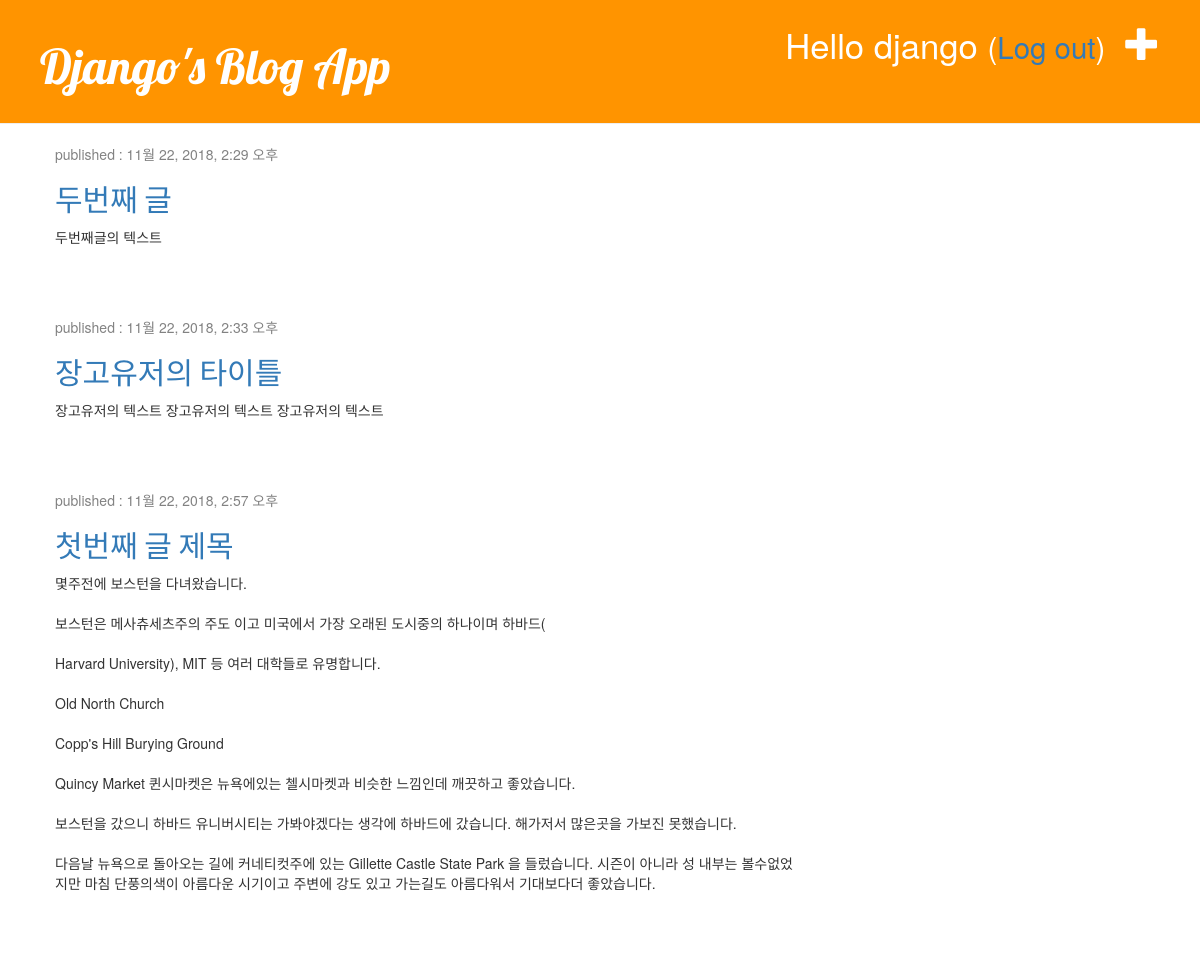
Screenshot of / (signed in) with the database file from the repository.
### blog/models.py (models this page shows, shortened)
class Post(models.Model):
    author = models.ForeignKey('auth.User',on_delete=models.CASCADE)
    title = models.CharField(max_length=200,validators=[min_length_3_validator])
    text = models.TextField()
    created_date = models.DateTimeField(default=timezone.now())
    published_date = models.DateTimeField(blank=True,null=True)

### blog/views.py (the view)
# urls.py: url(r'^$',views.post_list,name='post_list'),
def post_list(request):
    posts = Post.objects.filter(published_date__lte=timezone.now()).\
        order_by('published_date')
    return render(request,'blog/post_list.html',{'posts_key':posts})

### blog/templates/blog/post_list.html
{% extends 'blog/base.html' %}
{% block content %}
    {% for post in posts_key %}
        <div class="post">
            <p class="date">published : {{post.published_date}}</p>
            <h2><a href="{% url 'post_detail' pk=post.pk %}">{{post.title}}</a></h2>
            <p>
                {{post.text|linebreaksbr}}
            </p>
        </div>
    {% empty %}
        <p>게시글이 존재하지 않습니다.</p>
    {% endfor %}
{% endblock %}

### blog/templates/blog/base.html (shortened to what this page needs)
<!DOCTYPE html>
{% load static %}
<html lang="en">
<head>
    <link rel="stylesheet" href="//maxcdn.bootstrapcdn.com/bootstrap/3.2.0/css/bootstrap.min.css">
    <link rel="stylesheet" href="//maxcdn.bootstrapcdn.com/bootstrap/3.2.0/css/bootstrap-theme.min.css">
    <link rel="stylesheet" href="{% static 'css/blog.css' %}">
</head>
<body>
<div class="page-header">
    {% if user.is_authenticated %}
        <a href="{% url 'post_new' %}" class="top-menu">
        <span class="glyphicon glyphicon-plus"></span></a>
        <p class="top-menu">Hello {{ user.username }}
            <small>(<a href="{% url 'logout' %}?next={{request.path}}">Log out</a>)</small></p>
    {% else %}
        <a href="{% url 'login' %}" class="top-menu">
        <span class="glyphicon glyphicon-lock"></span></a>
    {% endif %}
    <h1><a href="/">Django's Blog App</a></h1>
</div>
<div class="content container">
    <div class="row">
        <div class="col-md-8">
            {% block content %}
            {% endblock %}
        </div>
    </div>
</div>
</body>
</html>

### blog/static/css/blog.css (style rules this page uses)
.page-header { background-color: #ff9400; margin-top: 0; padding: 20px 20px 20px 40px; }
.page-header h1, .page-header h1 a, .page-header h1 a:visited, .page-header h1 a:active { color: #ffffff; font-size: 36pt; text-decoration: none; }
.content { margin-left: 40px; }
h1, h2, h3, h4 { font-family: 'Lobster', cursive; }
.date { color: #828282; }
.top-menu, .top-menu:hover, .top-menu:visited { color: #ffffff; float: right; font-size: 26pt; margin-right: 20px; }
.post { margin-bottom: 70px; }

### rows the page displays
Post: published_date "11월 22, 2018, 2:29 오후", title "두번째 글", text "두번째글의 텍스트"
Post: published_date "11월 22, 2018, 2:33 오후", title "장고유저의 타이틀", text "장고유저의 텍스트 장고유저의 텍스트 장고유저의 텍스트"
Post: published_date "11월 22, 2018, 2:57 오후", title "첫번째 글 제목", text "몇주전에 보스턴을 다녀왔습니다. 보스턴은 메사츄세츠주의 주도 이고 미국에서 가장 오래된 도시중의 하나이며 하바드( Harvard University), MIT 등 여러 대학들로 유명합니다. Old North Church Copp's Hill Burying Ground Quincy Market 퀸시마켓은 뉴욕에있는 첼시마켓과 비슷한 느낌인데 깨끗하고 좋았습니다. 보스턴을 갔으니 하바드 유니버시티는 가봐야겠다는 생각에 하바드에 갔습니다. 해가저서 많은곳을 가보진 못했습니다. 다음날 뉴욕으로 돌아오는 길에 커네티컷주에 있는 Gillette Castle State Park 을 들렀습니다. 시즌이 아니라 성 내부는 볼수없었지만 마침 단풍의색이 아름다운 시기이고 주변에 강도 있고 가는길도 아름다워서 기대보다더 좋았습니다."

### other values shown
{{ user.username }} "django"
